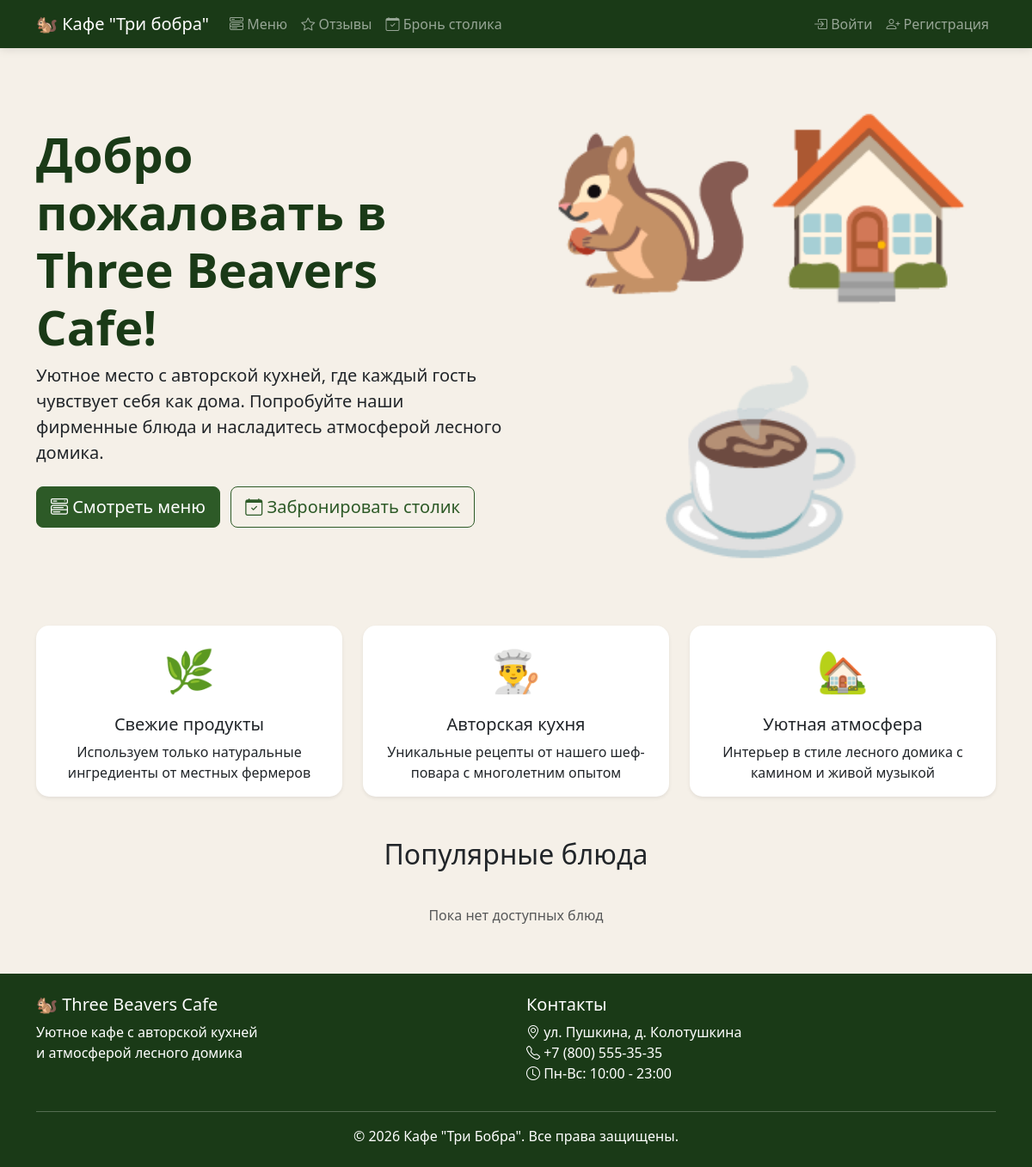
Before: / with the older database file.
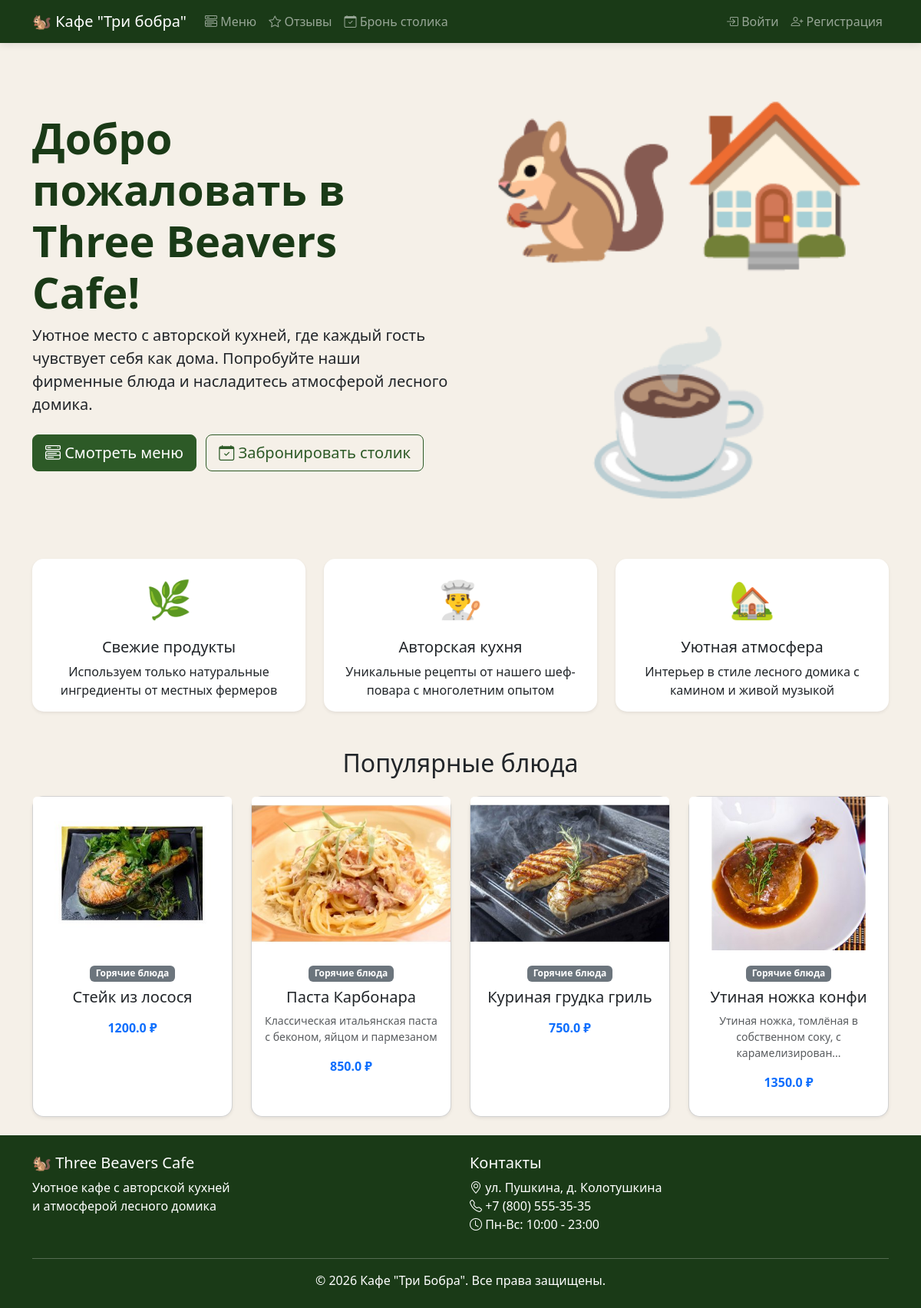
After: the same page with the newer database file.
### models.py (models this page shows)
class MenuItem(db.Model):
    id = db.Column(db.Integer, primary_key=True)
    name = db.Column(db.String(100), nullable=False)
    description = db.Column(db.Text, nullable=True)
    price = db.Column(db.Float, nullable=False)
    image_url = db.Column(db.String(300), default='default-food.jpg')
    available = db.Column(db.Boolean, default=True)
    category_id = db.Column(db.Integer, db.ForeignKey('category.id'), nullable=False)

class Category(db.Model):
    id = db.Column(db.Integer, primary_key=True)
    name = db.Column(db.String(50), unique=True, nullable=False)
    items = db.relationship('MenuItem', backref='category', lazy=True)

### routes/main.py (the view)
@main_bp.route('/')
def index():
    popular_items = MenuItem.query.filter_by(available=True).limit(4).all()
    return render_template('index.html', popular_items=popular_items)

### templates/index.html (shortened to what this page needs)
{% extends "base.html" %}
{% block content %}
<div class="container">
    <div class="row align-items-center mb-5">
        <div class="col-lg-6">
            <h1 class="display-4 fw-bold text-dark-green">Добро пожаловать в Three Beavers Cafe!</h1>
            <p class="lead">Уютное место с авторской кухней, где каждый гость чувствует себя как дома. Попробуйте наши фирменные блюда и насладитесь атмосферой лесного домика.</p>
            <div class="mt-4">
                <a href="{{ url_for('menu.menu') }}" class="btn btn-primary btn-lg me-2">
                    <i class="bi bi-menu-button-wide"></i> Смотреть меню
                </a>
                <a href="{{ url_for('booking.booking') }}" class="btn btn-outline-primary btn-lg">
                    <i class="bi bi-calendar-check"></i> Забронировать столик
                </a>
            </div>
        </div>
        <div class="col-lg-6 text-center">
            <div class="hero-image">
                <span style="font-size: 200px;">🐿🏠☕</span>
            </div>
        </div>
    </div>
    <div class="row g-4 mb-5">
        <div class="col-md-4">
            <div class="card h-100 border-0 shadow-sm">
                <div class="card-body text-center">
                    <div class="feature-icon">🌿</div>
                    <h5 class="card-title">Свежие продукты</h5>
                    <p class="card-text">Используем только натуральные ингредиенты от местных фермеров</p>
                </div>
            </div>
        </div>
        <div class="col-md-4">
            <div class="card h-100 border-0 shadow-sm">
                <div class="card-body text-center">
                    <div class="feature-icon">👨‍🍳</div>
                    <h5 class="card-title">Авторская кухня</h5>
                    <p class="card-text">Уникальные рецепты от нашего шеф-повара с многолетним опытом</p>
                </div>
            </div>
        </div>
        <div class="col-md-4">
            <div class="card h-100 border-0 shadow-sm">
                <div class="card-body text-center">
                    <div class="feature-icon">🏡</div>
                    <h5 class="card-title">Уютная атмосфера</h5>
                    <p class="card-text">Интерьер в стиле лесного домика с камином и живой музыкой</p>
                </div>
            </div>
        </div>
    </div>
    <h2 class="text-center mb-4">Популярные блюда</h2>
    <div class="row g-4">
        {% if popular_items %}
            {% for item in popular_items %}
            <div class="col-md-3">
                <div class="card h-100 shadow-sm">
                    <img src="{{ url_for('static', filename='images/menu/' + item.image_url) }}"
                         class="card-img-top" alt="{{ item.name }}"
                         style="height: 200px; object-fit: cover;">
                    <div class="card-body text-center">
                        <span class="badge bg-secondary mb-2">{{ item.category.name }}</span>
                        <h5 class="card-title">{{ item.name }}</h5>
                        <p class="text-muted small">{{ item.description[:60] }}{% if item.description|length > 60 %}...{% endif %}</p>
                        <p class="fw-bold text-primary">{{ item.price }} ₽</p>
                    </div>
                </div>
            </div>
            {% endfor %}
        {% else %}
            <div class="col-12 text-center py-3">
                <p class="text-muted">Пока нет доступных блюд</p>
            </div>
        {% endif %}
    </div>
</div>
{% endblock %}

### templates/base.html (shortened to what this page needs)
<!DOCTYPE html>
<html lang="ru">
<head>
    <link href="https://cdn.jsdelivr.net/npm/bootstrap@5.3.2/dist/css/bootstrap.min.css" rel="stylesheet">
    <link href="https://cdn.jsdelivr.net/npm/bootstrap-icons@1.11.2/font/bootstrap-icons.css" rel="stylesheet">
    <link href="{{ url_for('static', filename='css/style.css') }}" rel="stylesheet">
</head>
<body>
    <nav class="navbar navbar-expand-lg navbar-dark bg-dark-green sticky-top">
        <div class="container">
            <a class="navbar-brand" href="{{ url_for('main.index') }}">
                🐿 Кафе "Три бобра"
            </a>
            <div class="collapse navbar-collapse" id="navbarNav">
                <ul class="navbar-nav me-auto">
                    <li class="nav-item">
                        <a class="nav-link" href="{{ url_for('menu.menu') }}">
                            <i class="bi bi-menu-button-wide"></i> Меню
                        </a>
                    </li>
                    <li class="nav-item">
                        <a class="nav-link" href="{{ url_for('reviews.reviews') }}">
                            <i class="bi bi-star"></i> Отзывы
                        </a>
                    </li>
                    <li class="nav-item">
                        <a class="nav-link" href="{{ url_for('booking.booking') }}">
                            <i class="bi bi-calendar-check"></i> Бронь столика
                        </a>
                    </li>
                </ul>
                <ul class="navbar-nav">
                    {% if current_user.is_authenticated %}
                    <li class="nav-item">
                        <a class="nav-link d-flex align-items-center gap-1" href="{{ url_for('cart.cart') }}">
                            <i class="bi bi-cart2"></i> Корзина
                            <span id="cart-count" class="badge bg-warning text-dark {% if cart_count == 0 %}d-none{% endif %}">
                                {{ cart_count }}
                            </span>
                        </a>
                    </li>
                    <li class="nav-item dropdown">
                        <a class="nav-link dropdown-toggle d-flex align-items-center" href="#" role="button" data-bs-toggle="dropdown">
                            <img src="/auth/avatar/{{ current_user.id }}"
                                 class="rounded-circle me-2"
                                 style="width: 24px; height: 24px; object-fit: cover;"
                                 alt="">
                            {{ current_user.username }}
                            {% if current_user.is_admin %}<span class="badge bg-danger ms-1">admin</span>{% endif %}
                        </a>
                        <ul class="dropdown-menu">
                            <li><a class="dropdown-item" href="{{ url_for('auth.profile') }}">
                                <i class="bi bi-person"></i> Мой профиль
                            </a></li>
                            <li><a class="dropdown-item" href="{{ url_for('orders.orders') }}">
                                <i class="bi bi-bag"></i> Мои заказы
                            </a></li>
                            <li><a class="dropdown-item" href="{{ url_for('booking.my_bookings') }}">
                                <i class="bi bi-calendar"></i> Мои брони
                            </a></li>
                            {% if current_user.is_admin %}
                            <li><hr class="dropdown-divider"></li>
                            <li><a class="dropdown-item" href="{{ url_for('admin.dashboard') }}">
                                <i class="bi bi-shield-lock"></i> Админ-панель
                            </a></li>
                            {% endif %}
                            <li><hr class="dropdown-divider"></li>
                            <li><a class="dropdown-item text-danger" href="{{ url_for('auth.logout') }}">
                                <i class="bi bi-box-arrow-right"></i> Выйти
                            </a></li>
                        </ul>
                    </li>
                    {% else %}
                    <li class="nav-item">
                        <a class="nav-link" href="{{ url_for('auth.login') }}">
                            <i class="bi bi-box-arrow-in-right"></i> Войти
                        </a>
                    </li>
                    <li class="nav-item">
                        <a class="nav-link" href="{{ url_for('auth.register') }}">
                            <i class="bi bi-person-plus"></i> Регистрация
                        </a>
                    </li>
                    {% endif %}
                </ul>
            </div>
        </div>
    </nav>
    <main class="py-4">
        {% block content %}{% endblock %}
    </main>
    <footer class="bg-dark-green text-white py-4 mt-auto">
        <div class="container">
            <div class="row">
                <div class="col-md-6">
                    <h5>🐿 Three Beavers Cafe</h5>
                    <p>Уютное кафе с авторской кухней<br>и атмосферой лесного домика</p>
                </div>
                <div class="col-md-6">
                    <h5>Контакты</h5>
                    <p>
                        <i class="bi bi-geo-alt"></i> ул. Пушкина, д. Колотушкина<br>
                        <i class="bi bi-telephone"></i> +7 (800) 555-35-35<br>
                        <i class="bi bi-clock"></i> Пн-Вс: 10:00 - 23:00
                    </p>
                </div>
            </div>
            <hr>
            <p class="text-center mb-0">&copy; 2026 Кафе "Три Бобра". Все права защищены.</p>
        </div>
    </footer>
</body>
</html>

### static/css/style.css (style rules this page uses)
:root { --beaver-green: #2d5a27; --beaver-dark: #1a3a17; --beaver-light: #4a7c43; --beaver-gold: #c4a35a; --beaver-cream: #f5f0e8; --beaver-brown: #6b4f3c; }
.bg-dark-green { background-color: var(--beaver-dark) !important; }
.text-dark-green { color: var(--beaver-dark); }
.btn-primary { background-color: var(--beaver-green); border-color: var(--beaver-green); }
.btn-outline-primary { color: var(--beaver-green); border-color: var(--beaver-green); }
.card { border-radius: 15px; transition: transform 0.3s, box-shadow 0.3s; }
.feature-icon { font-size: 48px; margin-bottom: 15px; }
.navbar { box-shadow: 0 2px 10px rgba(0, 0, 0, 0.1); }
.nav-link { transition: color 0.3s; }
footer { background-color: var(--beaver-dark); }
body { background-color: var(--beaver-cream); min-height: 100vh; display: flex; flex-direction: column; }
main { flex: 1; }

Changed rows visible on the page:
added MenuItem: image_url (picture), category.name "Горячие блюда", name "Стейк из лосося", price "1200.0"
added MenuItem: image_url (picture), category.name "Горячие блюда", name "Паста Карбонара", description "Классическая итальянская паста с беконом, яйцом и пармезаном", price "850.0"
added MenuItem: image_url (picture), category.name "Горячие блюда", name "Куриная грудка гриль", price "750.0"
added MenuItem: image_url (picture), category.name "Горячие блюда", name "Утиная ножка конфи", description "Утиная ножка, томлёная в собственном соку, с карамелизирован", price "1350.0"
Other visible differences:
text no longer shown: "Пока нет доступных блюд"
